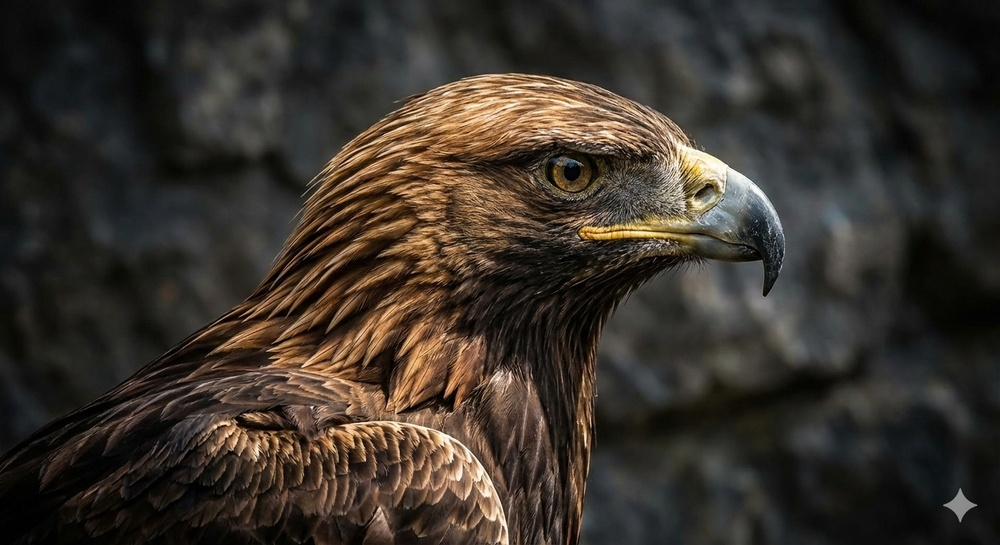
#> input picture e.jpg, 1000 x 545 px, shrunk from 1408 x 768 before the run
$ python practise.py   (older library calls are emulated)
#> lines starting #> are read from the running program, lines starting #| are printed output that depends on the picture
import cv2

src=cv2.imread("e.jpg",cv2.IMREAD_GRAYSCALE)
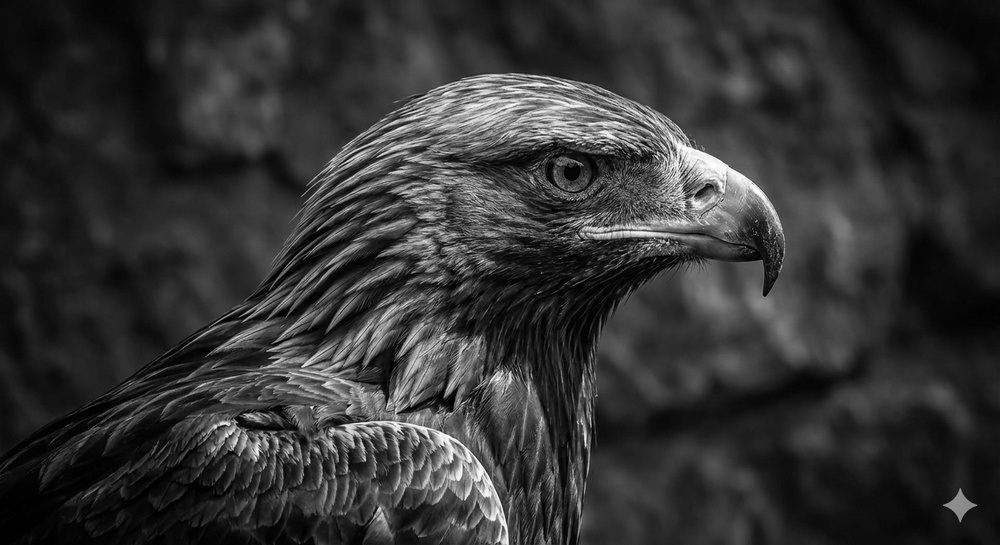
#> src: shape (545, 1000); min 0, max 255, mean 51.1
#> (the run stopped early here; a loop or call above may not have finished)
